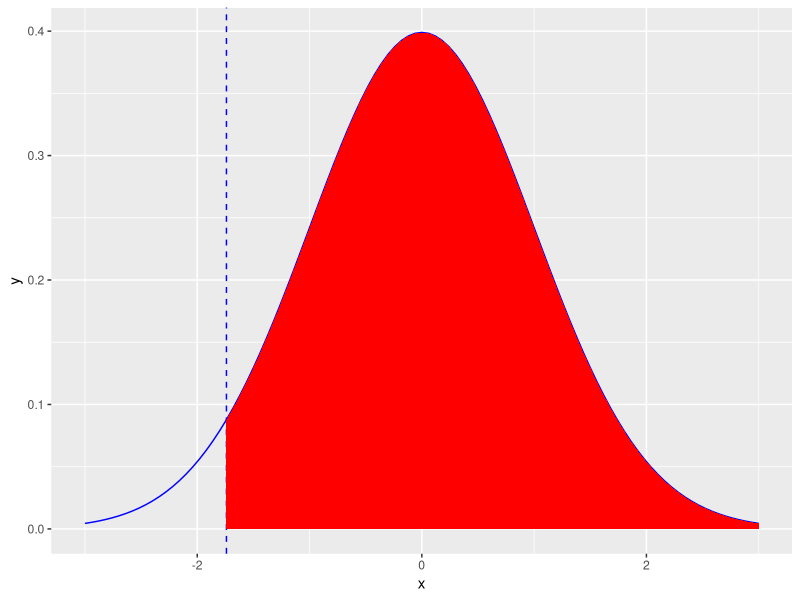
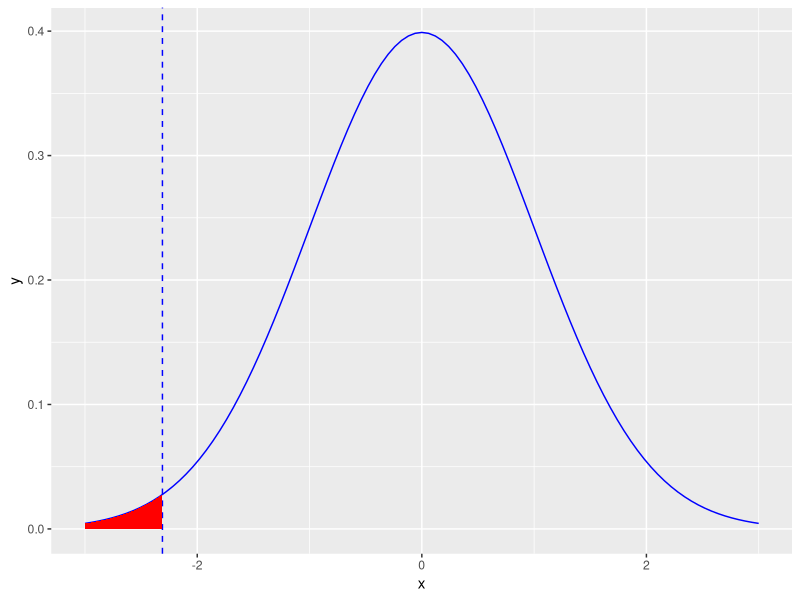

The R source for these figures, in order:
## ---- chunk 1
library(ggplot2)

ggplot(data.frame(x = c(-3,3)), aes(x)) + 
  geom_vline(xintercept = -1.74, linetype=2, colour="blue") +
  stat_function(fun = dnorm, colour="blue") +
  geom_area(stat = "function", fun = dnorm, fill = "red", xlim = c(-1.74,3)) 

## ---- chunk 2
pnorm(-1.74, lower.tail = FALSE)
## ---- chunk 3
ggplot(data.frame(x = c(-3,3)), aes(x)) + 
  geom_vline(xintercept = -2.31, linetype=2, colour="blue") +
  stat_function(fun = dnorm, colour="blue") +
  geom_area(stat = "function", fun = dnorm, fill = "red", xlim = c(-3,-2.31)) 
## ---- chunk 4
pnorm(-2.31)
## ---- chunk 5
n = 40
alpha = 0.95
qt((1-alpha)/2, df=n-1, lower.tail = FALSE)
